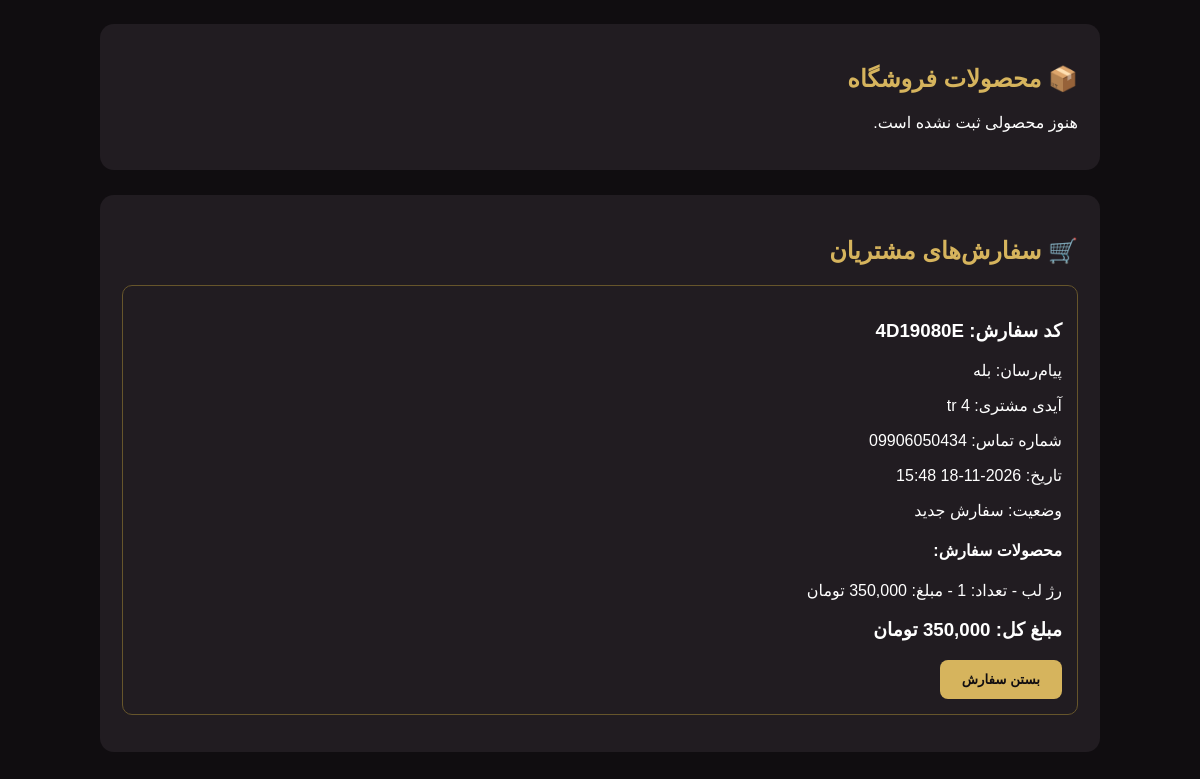
/admin (signed in, lower part), run on an earlier commit of the app's database.
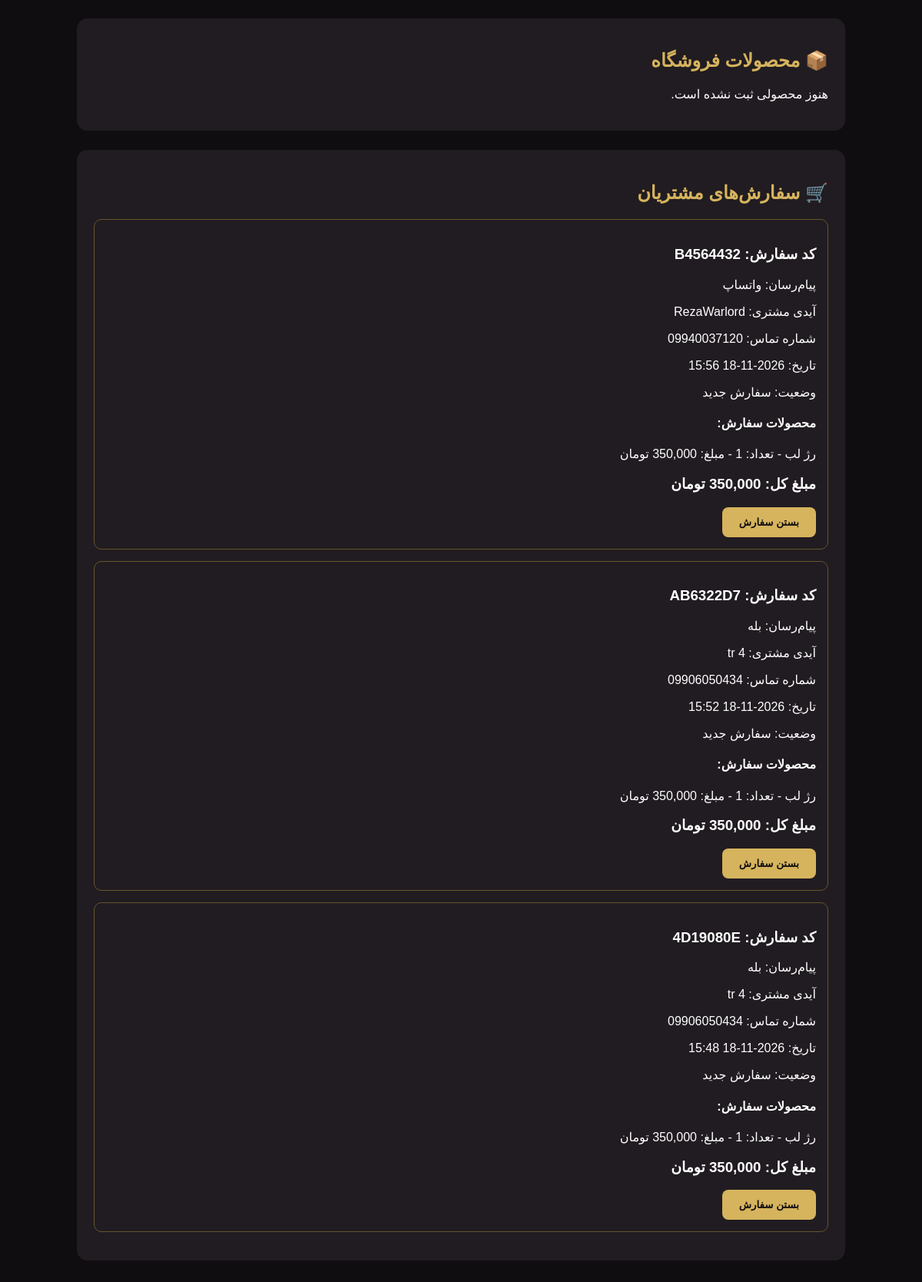
And on a later commit of the database.
### tables this page shows
CREATE TABLE orders (
            id INTEGER PRIMARY KEY AUTOINCREMENT,
            order_code TEXT UNIQUE NOT NULL,
            platform TEXT NOT NULL,
            customer_id TEXT NOT NULL,
            phone TEXT NOT NULL,
            items TEXT NOT NULL,
            total INTEGER NOT NULL,
            status TEXT DEFAULT 'سفارش جدید',
            created_at TEXT NOT NULL
        );

### app.py (the view)
@app.route("/admin")
@admin_required
def admin_panel():
    conn = get_db()
    cursor = conn.cursor()
    execute(
        cursor,
        """
        SELECT * FROM orders
        ORDER BY id DESC
        """
    )
    rows = cursor.fetchall()
    conn.close()
    order_list = []
    for row in rows:
        order = dict(row)
        try:
            order["items"] = json.loads(
                order["items"]
            )
        except (json.JSONDecodeError, TypeError):
            order["items"] = []
        order_list.append(order)
    return render_template(
        "admin.html",
        orders=order_list,
        products=get_products()
    )

### app.py (called while the page is built)
def get_db():
    if USE_POSTGRES:
        return psycopg.connect(
            DATABASE_URL,
            row_factory=dict_row,
            sslmode="require"
        )
    conn = sqlite3.connect(DB_NAME)
    conn.row_factory = sqlite3.Row
    return conn

def execute(cursor, query, params=()):
    if USE_POSTGRES:
        query = query.replace("?", "%s")
    return cursor.execute(
        query,
        params
    )

def get_products():
    conn = get_db()
    cursor = conn.cursor()
    execute(
        cursor,
        """
        SELECT * FROM products
        ORDER BY id DESC
        """
    )
    rows = cursor.fetchall()
    conn.close()
    return [
        dict(row)
        for row in rows
    ]

def admin_required(function):
    @wraps(function)
    def wrapper(*args, **kwargs):
        if not session.get("is_admin"):
            return redirect(url_for("admin_login"))
        return function(*args, **kwargs)
    return wrapper

### templates/admin.html (shortened to what this page needs)
<!DOCTYPE html>
<html lang="fa" dir="rtl">
<head>
</head>
<body>
<div class="container">
    <div class="box">
        <h2>📦 محصولات فروشگاه</h2>
        {% for product in products %}
        <div class="product">
            {% if product.image %}
            <img
                src="{{ product.image if product.image.startswith('http') else url_for('static', filename='uploads/' + product.image) }}"
                alt="{{ product.name }}"
                loading="lazy"
            >
            {% else %}
            <div style="font-size:40px">{{ product.emoji }}</div>
            {% endif %}
            <h3>{{ product.name }}</h3>
            <p>{{ product.description }}</p>
            <p>{{ "{:,}".format(product.price) }} تومان</p>
            <form action="{{ url_for('delete_product', product_id=product.id) }}"
                  method="POST"
                  onsubmit="return confirm('از حذف این محصول مطمئنی؟');">
                <button type="submit" class="delete-btn">
                    🗑️ حذف محصول
                </button>
            </form>
        </div>
        {% else %}
        <p>هنوز محصولی ثبت نشده است.</p>
        {% endfor %}
    </div>
    <div class="box">
        <h2>🛒 سفارش‌های مشتریان</h2>
        {% for order in orders %}
        <div class="order">
            <h3>کد سفارش: {{ order.order_code }}</h3>
            <p>پیام‌رسان: {{ order.platform }}</p>
            <p>آیدی مشتری: {{ order.customer_id }}</p>
            <p>شماره تماس: {{ order.phone }}</p>
            <p>تاریخ: {{ order.created_at }}</p>
            <p>وضعیت: {{ order.status }}</p>
            <h4>محصولات سفارش:</h4>
            {% for item in order["items"] %}
            <p>
                {{ item.name }}
                - تعداد: {{ item.quantity }}
                - مبلغ: {{ "{:,}".format(item.subtotal) }} تومان
            </p>
            {% endfor %}
            <h3>
                مبلغ کل: {{ "{:,}".format(order.total) }} تومان
            </h3>
            {% if order.status != "بسته‌شده" %}
            <form action="{{ url_for('close_order', order_id=order.id) }}"
                  method="POST"
                  onsubmit="return confirm('آیا از بستن سفارش مطمئنی؟');">
                <button type="submit">بستن سفارش</button>
            </form>
            {% else %}
            <p class="closed">این سفارش بسته شده است ✅</p>
            {% endif %}
        </div>
        {% else %}
        <p>هنوز سفارشی ثبت نشده است.</p>
        {% endfor %}
    </div>
</div>
</body>
</html>

### templates/admin.html (style rules this page uses)
* { box-sizing: border-box; }
body { background: #100d10; color: white; font-family: Tahoma, sans-serif; padding: 25px; margin: 0; }
h1, h2 { color: #d6b45d; }
.container { max-width: 1000px; margin: auto; }
.box { background: #211c21; padding: 22px; border-radius: 14px; margin-bottom: 25px; }
button { background: #d6b45d; color: #100d10; padding: 12px 22px; border: none; border-radius: 8px; cursor: pointer; font-weight: bold; font-family: Tahoma, sans-serif; }
.order { border: 1px solid #66552b; padding: 15px; border-radius: 10px; margin: 15px 0; }

What changed in the data, as far as the page shows it:
added orders: order_code "B4564432", platform "واتساپ", customer_id "RezaWarlord", phone "09940037120", created_at "2026-11-18 15:56", status "سفارش جدید", name "رژ لب", quantity "1", subtotal "350,000", total "350,000"
added orders: order_code "AB6322D7", platform "بله", customer_id "tr 4", phone "09906050434", created_at "2026-11-18 15:52", status "سفارش جدید", name "رژ لب", quantity "1", subtotal "350,000", total "350,000"
